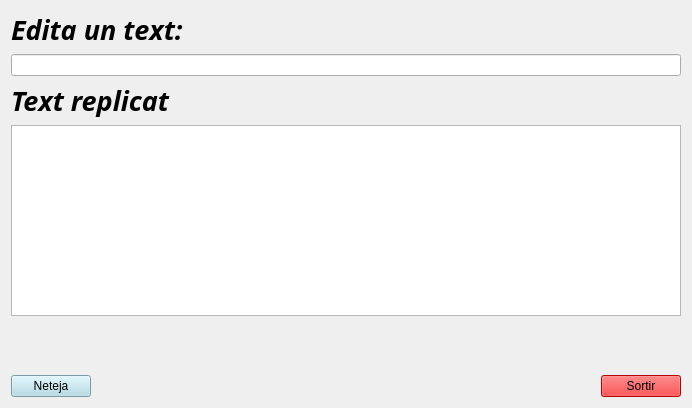
<?xml version="1.0" encoding="UTF-8"?>
<ui version="4.0">
 <class>MyForm</class>
 <widget class="QWidget" name="MyForm">
  <property name="geometry">
   <rect>
    <x>0</x>
    <y>0</y>
    <width>692</width>
    <height>408</height>
   </rect>
  </property>
  <property name="windowTitle">
   <string>Form</string>
  </property>
  <layout class="QVBoxLayout" name="verticalLayout_3">
   <item>
    <layout class="QVBoxLayout" name="verticalLayout">
     <item>
      <widget class="QLabel" name="label_3">
       <property name="font">
        <font>
         <family>Yrsa</family>
         <pointsize>20</pointsize>
         <weight>75</weight>
         <italic>true</italic>
         <bold>true</bold>
        </font>
       </property>
       <property name="text">
        <string>Edita un text:</string>
       </property>
      </widget>
     </item>
     <item>
      <widget class="QLineEdit" name="lineEdit"/>
     </item>
    </layout>
   </item>
   <item>
    <layout class="QVBoxLayout" name="verticalLayout_2">
     <item>
      <widget class="QLabel" name="label_2">
       <property name="font">
        <font>
         <family>Yrsa</family>
         <pointsize>20</pointsize>
         <weight>75</weight>
         <italic>true</italic>
         <bold>true</bold>
        </font>
       </property>
       <property name="text">
        <string>Text replicat</string>
       </property>
      </widget>
     </item>
     <item>
      <widget class="QTextBrowser" name="textBrowser">
       <property name="html">
        <string>&lt;!DOCTYPE HTML PUBLIC &quot;-//W3C//DTD HTML 4.0//EN&quot; &quot;http://www.w3.org/TR/REC-html40/strict.dtd&quot;&gt;
&lt;html&gt;&lt;head&gt;&lt;meta name=&quot;qrichtext&quot; content=&quot;1&quot; /&gt;&lt;style type=&quot;text/css&quot;&gt;
p, li { white-space: pre-wrap; }
&lt;/style&gt;&lt;/head&gt;&lt;body style=&quot; font-family:'Ubuntu'; font-size:11pt; font-weight:400; font-style:normal;&quot;&gt;
&lt;p style=&quot;-qt-paragraph-type:empty; margin-top:0px; margin-bottom:0px; margin-left:0px; margin-right:0px; -qt-block-indent:0; text-indent:0px;&quot;&gt;&lt;br /&gt;&lt;/p&gt;
&lt;p style=&quot;-qt-paragraph-type:empty; margin-top:0px; margin-bottom:0px; margin-left:0px; margin-right:0px; -qt-block-indent:0; text-indent:0px;&quot;&gt;&lt;br /&gt;&lt;/p&gt;&lt;/body&gt;&lt;/html&gt;</string>
       </property>
      </widget>
     </item>
    </layout>
   </item>
   <item>
    <spacer name="verticalSpacer">
     <property name="orientation">
      <enum>Qt::Vertical</enum>
     </property>
     <property name="sizeHint" stdset="0">
      <size>
       <width>20</width>
       <height>53</height>
      </size>
     </property>
    </spacer>
   </item>
   <item>
    <layout class="QHBoxLayout" name="horizontalLayout">
     <item>
      <widget class="QPushButton" name="pushButton">
       <property name="styleSheet">
        <string notr="true">background-color:lightblue</string>
       </property>
       <property name="text">
        <string>Neteja</string>
       </property>
      </widget>
     </item>
     <item>
      <spacer name="horizontalSpacer">
       <property name="orientation">
        <enum>Qt::Horizontal</enum>
       </property>
       <property name="sizeHint" stdset="0">
        <size>
         <width>40</width>
         <height>20</height>
        </size>
       </property>
      </spacer>
     </item>
     <item>
      <widget class="QPushButton" name="pushButton_2">
       <property name="styleSheet">
        <string notr="true">background-color:red</string>
       </property>
       <property name="text">
        <string>Sortir</string>
       </property>
      </widget>
     </item>
    </layout>
   </item>
  </layout>
 </widget>
 <resources/>
 <connections>
  <connection>
   <sender>lineEdit</sender>
   <signal>textChanged(QString)</signal>
   <receiver>textBrowser</receiver>
   <slot>setPlainText(QString)</slot>
   <hints>
    <hint type="sourcelabel">
     <x>124</x>
     <y>68</y>
    </hint>
    <hint type="destinationlabel">
     <x>218</x>
     <y>169</y>
    </hint>
   </hints>
  </connection>
  <connection>
   <sender>pushButton_2</sender>
   <signal>clicked()</signal>
   <receiver>MyForm</receiver>
   <slot>close()</slot>
   <hints>
    <hint type="sourcelabel">
     <x>660</x>
     <y>389</y>
    </hint>
    <hint type="destinationlabel">
     <x>634</x>
     <y>343</y>
    </hint>
   </hints>
  </connection>
  <connection>
   <sender>pushButton</sender>
   <signal>clicked()</signal>
   <receiver>lineEdit</receiver>
   <slot>clear()</slot>
   <hints>
    <hint type="sourcelabel">
     <x>76</x>
     <y>387</y>
    </hint>
    <hint type="destinationlabel">
     <x>107</x>
     <y>60</y>
    </hint>
   </hints>
  </connection>
 </connections>
</ui>
